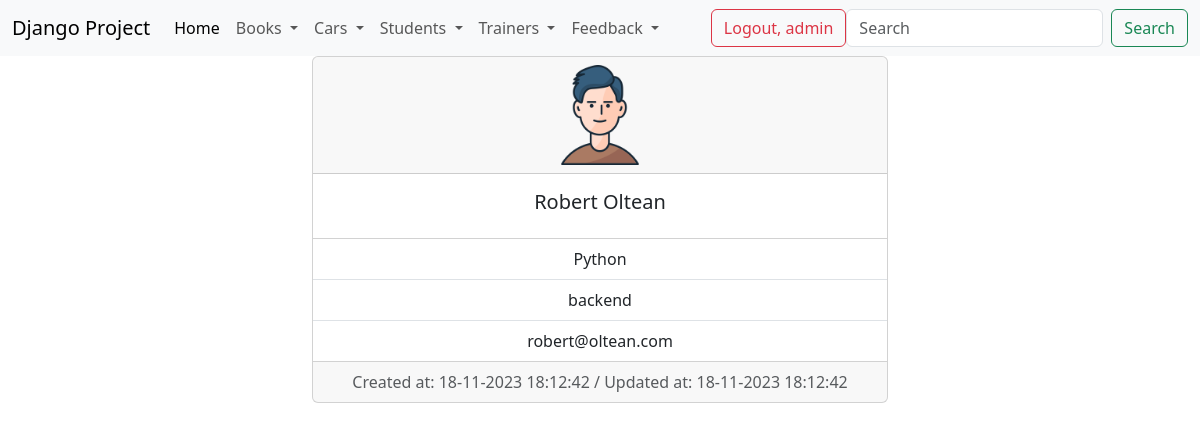
Page /details_trainer/7/ (signed in) on the committed database.
### trainer/models.py (models this page shows, shortened)
class Trainer(models.Model):
    department_options = (
        ('backend', 'Backend'),
        ('frontend', 'Frontend'),
        ('network', 'Network')
    )
    first_name = models.CharField(max_length=20)
    last_name = models.CharField(max_length=20)
    course = models.CharField(max_length=40)
    email = models.EmailField(max_length=40)
    department = models.CharField(choices=department_options, max_length=8)
    active = models.BooleanField(default=True)
    profile = models.ImageField(upload_to='profiles/', null=True, blank=True)
    created_at = models.DateTimeField(auto_now_add=True)
    updated_at = models.DateTimeField(auto_now=True)

### trainer/views.py (the view)
# urls.py: path('details_trainer/<int:pk>/', views.TrainerDetailView.as_view(), name='details-trainer'),
class TrainerDetailView(LoginRequiredMixin, DetailView):
    template_name = 'trainer/details_trainer.html'
    model = Trainer

### templates/trainer/details_trainer.html (shortened to what this page needs)
{% extends 'base.html' %}
{% load static %}
{% block content %}
    <div class="container-fluid">
        <div class="row">
            <div class="col-md-6 offset-md-3">
                <div class="card text-center">
                    <div class="card-header">
                        {% if trainer.profile %}
                            <img src="{{ trainer.profile.url }}" class="rounder text-center" width="100" height="100"
                                 alt="Profile pic">
                        {% else %}
                            <img src="{% static 'images/default_trainer_img.png' %}" class="rounded text-center"
                                 width="100"
                                 height="100" alt="Profile pic">
                        {% endif %}
                    </div>
                    <div class="card-body">
                        <h5 class="card-title">{{ trainer.first_name }} {{ trainer.last_name }}</h5>
                    </div>
                    <ul class="list-group list-group-flush">
                        <li class="list-group-item">{{ trainer.course }}</li>
                        <li class="list-group-item">{{ trainer.department }}</li>
                        <li class="list-group-item">{{ trainer.email }}</li>
                    </ul>
                    <div class="card-footer text-body-secondary">
                        Created at: {{ trainer.created_at|date:'d-m-Y H:i:s' }} / Updated
                        at: {{ trainer.updated_at|date:"d-m-Y H:i:s" }}
                    </div>
                </div>
            </div>
        </div>
    </div>
{% endblock %}

### templates/navbar.html (shortened to what this page needs)
<nav class="navbar navbar-expand-lg bg-body-tertiary">
    <div class="container-fluid">
        <a class="navbar-brand" href="#">Django Project</a>
        <div class="collapse navbar-collapse" id="navbarSupportedContent">
            <ul class="navbar-nav me-auto mb-2 mb-lg-0">
                <li class="nav-item">
                    <a class="nav-link active" aria-current="page" href="{% url 'home' %}">Home</a>
                </li>
                {% if user.is_authenticated %}
                    <li class="nav-item dropdown">
                        <a class="nav-link dropdown-toggle" href="#" role="button" data-bs-toggle="dropdown"
                           aria-expanded="false">
                            Books
                        </a>
                    </li>
                    <li class="nav-item dropdown">
                        <a class="nav-link dropdown-toggle" href="#" role="button" data-bs-toggle="dropdown"
                           aria-expanded="false">
                            Cars
                        </a>
                    </li>
                    <li class="nav-item dropdown">
                        <a class="nav-link dropdown-toggle" href="#" role="button" data-bs-toggle="dropdown"
                           aria-expanded="false">
                            Students
                        </a>
                    </li>
                    <li class="nav-item dropdown">
                        <a class="nav-link dropdown-toggle" href="#" role="button" data-bs-toggle="dropdown"
                           aria-expanded="false">
                            Trainers
                        </a>
                    </li>
                    <li class="nav-item dropdown">
                        <a class="nav-link dropdown-toggle" href="#" role="button" data-bs-toggle="dropdown"
                           aria-expanded="false">
                            Feedback
                        </a>
                    </li>
                {% endif %}
            </ul>
            {% if user.is_authenticated %}
                <div>
                    <a href="{% url 'logout' %}" class="btn btn-outline-danger">Logout, {{ user.username }}</a>
                </div>
            {% else %}
                <div>
                    <a href="{% url 'login' %}" class="btn btn-outline-success">Login</a>
                    <a href="{% url 'signup' %}" class="btn btn-outline-secondary">Sign Up</a>
                </div>
            {% endif %}
            <form class="d-flex" role="search">
                <input class="form-control me-2" type="search" placeholder="Search" aria-label="Search">
                <button class="btn btn-outline-success" type="submit">Search</button>
            </form>
        </div>
    </div>
</nav>

### rows in the picture
Trainer: first_name "Robert", last_name "Oltean", course "Python", department "backend", email "robert@oltean.com", created_at "18-11-2023 18:12:42", updated_at "18-11-2023 18:12:42"

### other values in the picture
{{ user.username }} "admin"
